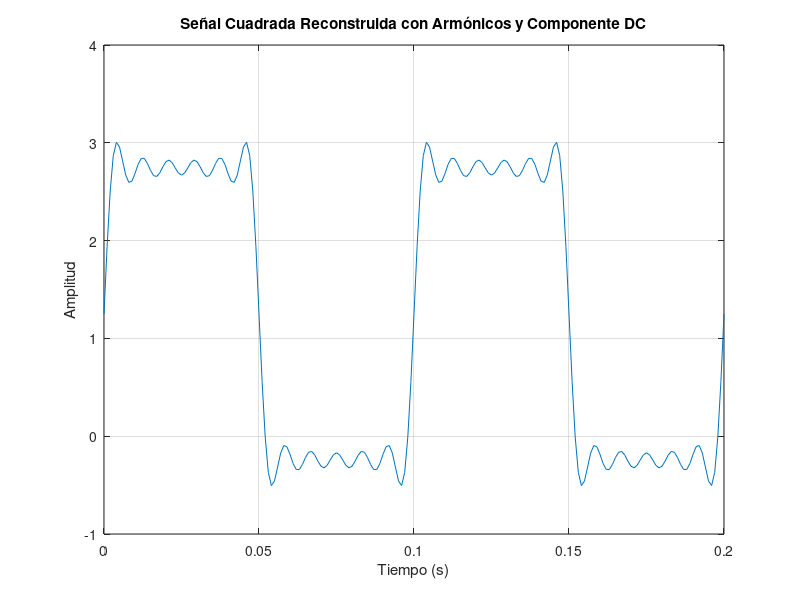

This chart was generated by the following MATLAB code:
% Definir parámetros de la señal
T = 0.1;  % Periodo de la señal (en segundos)
f = 1/T;  % Frecuencia fundamental (en Hz)

% Definir las amplitudes de los armónicos según la tabla proporcionada
A0 = 1.25; % Componente DC (armónico 0)
A1 = 1.9;   % Armónico 1
A3 = 0.63;  % Armónico 3
A5 = 0.38;  % Armónico 5
A7 = 0.27;  % Armónico 7
A9 = 0.21;  % Armónico 9
A11 = 0.17; % Armónico 11

% Definir el tiempo
t = 0:T/100:2*T;  % 2 períodos de la señal con 100 muestras por período

% Reconstrucción de la señal cuadrada con los armónicos impares y usando seno
V0 = A0 * ones(size(t));               % Componente DC (armónico 0)
V1 = A1 * sin(2 * pi * f * t);         % Armónico 1
V3 = A3 * sin(2 * pi * 3 * f * t);     % Armónico 3
V5 = A5 * sin(2 * pi * 5 * f * t);     % Armónico 5
V7 = A7 * sin(2 * pi * 7 * f * t);     % Armónico 7
V9 = A9 * sin(2 * pi * 9 * f * t);     % Armónico 9
V11 = A11 * sin(2 * pi * 11 * f * t);  % Armónico 11

% Señal reconstruida sumando todos los armónicos
V_square = V0 + V1 + V3 + V5 + V7 + V9 + V11;

% Graficar la señal cuadrada con el offset
figure;
plot(t, V_square);
title('Señal Cuadrada Reconstruida con Armónicos y Componente DC');
xlabel('Tiempo (s)');
ylabel('Amplitud');
grid on;
